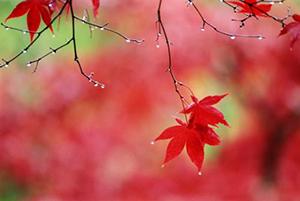
#> input picture task/test.jpg, 300 x 201 px
$ python 'Mask(CannyAlgorithm).py'
#> lines starting #> are read from the running program, lines starting #| are printed output that depends on the picture
import cv2
import numpy as np

# 이미지 불러오기
img = cv2.imread('test.jpg')
#> img is the input picture: shape (201, 300, 3); mean B, G, R 79.6, 88.3, 189.8
# 이미지 복제
img_masked = np.copy(img)
img_canny = np.copy(cv2.cvtColor(img_masked,cv2.COLOR_BGR2GRAY))
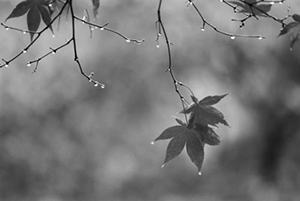
#> img_canny: shape (201, 300); min 0, max 255, mean 117.6
lowset = np.copy(img_canny)
highset = np.copy(img_canny)

# Window name
windowName = 'Mask'
# Trackbar name 설정
MaskName = 'MaskType'
# Window name 설정
cv2.namedWindow(windowName,cv2.WINDOW_AUTOSIZE)
# 변수 초기화
maskType = 0
maskSize = 0
low_threshold = 0
high_threshold = 0
kernel = np.ones((maskSize*2+1,maskSize*2+1),'float64')
kernel = kernel.astype('float64')
#콜백함수
# [94 lines left out: functions mskcallback, sizecallback, lowthcallback, highthcallback, modifyImg, remakeMask, not called in this run]

# canny 생성함수
def canny():
    global img_canny
    global img_masked
    global img
    global low_threshold
    global high_threshold
    global maskSize
    img_canny = cv2.cvtColor(img, cv2.COLOR_BGR2GRAY)

    # 캐니 알고리즘 순서 : 노이즈 제거 -> 엣지검출 -> non-maximum 값 제거 -> double threadhold로 크기 구분 -> 엣지연결
    # 노이즈 제거~
    # 가우시안 필터 적용
    img_canny = cv2.GaussianBlur(img_canny,(maskSize*2+1,maskSize*2+1),0)
    cv2.imshow('step1',img_canny)
    # ~ 노이즈 제거

    # 엣지 검출 ~
    # 수직,수평 방향 검출 sobel mask 생성
    xsobel = np.array([[-1, 0, 1],
                       [-2, 0, 2],
                       [-1, 0, 1]])
    ysobel = np.array([[-1,-2,-1],
                       [0,0,0],
                       [1,2,1]])
    img_xsobel = cv2.filter2D(img_canny,-1,xsobel)
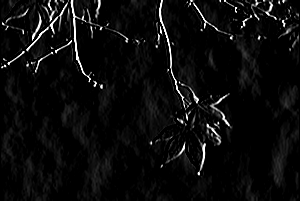
#> img_xsobel: shape (201, 300); min 0, max 255, mean 11.8
    img_ysobel = cv2.filter2D(img_canny,-1,ysobel)
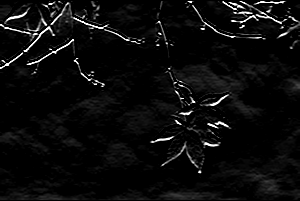
#> img_ysobel: shape (201, 300); min 0, max 255, mean 11.7
    # maginutude
    img_canny = np.abs(img_xsobel)+np.abs(img_ysobel)
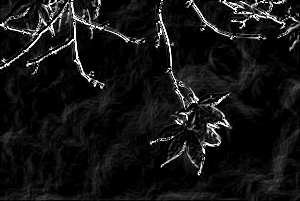
#> img_canny: shape (201, 300); min 0, max 255, mean 20.3
    cv2.imshow('step2', img_canny)
    # ~ 엣지검출

    # non-maximum ~
    temp = np.zeros(img_canny.shape)
    for x in range(0,img_canny.shape[1]-1):
        for y in range(0,img_canny.shape[0]-1):
            for i in range(0,4):
                flag = False
                # 0,45,90,135 각도에 따른 non-maximum검출
                if(i == 0):
                    temp2 = np.array([img_canny[y][x-1],img_canny[y][x],img_canny[y][x+1]])
                    if img_canny[y][x] >= np.amax(temp2):
                        temp[y][x] = img_canny[y][x]
                        flag = True
                        break
                elif(i==1):
                    temp2 = np.array([img_canny[y-1][x - 1], img_canny[y][x], img_canny[y+1][x + 1]])
                    if img_canny[y][x] >= np.amax(temp2):
                        temp[y][x] = img_canny[y][x]
                        flag = True
                        break
                elif(i==2):
                    temp2 = np.array([img_canny[y+1][x - 1], img_canny[y][x], img_canny[y-1][x + 1]])
                    if img_canny[y][x] >= np.amax(temp2):
                        temp[y][x] = img_canny[y][x]
                        flag = True
                        break
                elif(i==3):
                    temp2 = np.array([img_canny[y-1][x], img_canny[y][x], img_canny[y+1][x]])
                    if img_canny[y][x] >= np.amax(temp2):
                        temp[y][x] = img_canny[y][x]
                        flag = True
                        break;
            # 최고가 아닐 경우 0값 대입
            if flag == False:
                temp[y][x] = 0
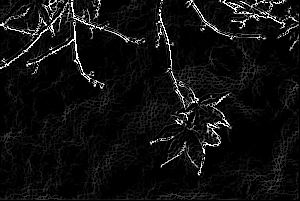
#> temp: shape (201, 300) float64; min 0, max 255, mean 15.4
    img_canny = temp.astype('uint8')
    cv2.imshow('step3', img_canny)
    # ~ non-maximum
    thresholdset()

def thresholdset():
    global img_canny
    global img_masked
    global img
    global loset
    global highset
    global low_threashold
    global high_threshold
    # double threadhold ~
    temp = np.copy(img_canny).flatten()
    temp2 = np.ones(img_canny.shape).flatten()*255
    lowset = np.where(temp>low_threshold,temp,0)
    highset = np.where(temp>high_threshold,temp2,0)
    lowset = lowset.reshape(img_canny.shape)
    highset = highset.reshape(img_canny.shape)
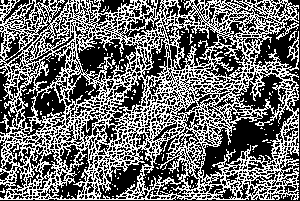
#> highset: shape (201, 300) float64; 42.5% white in thin lines or dots

    cv2.imshow('lowset', lowset)
    cv2.imshow('highset', highset)
    # ~ double threadhold

    # 엣지 연결 ~
    for x in range(0, img_canny.shape[1] - 1):
        for y in range(0, img_canny.shape[0] - 1):
            if lowset[y][x] != 0:
                temp = np.array([[highset[y - 1][x - 1], highset[y - 1][x], highset[y - 1][x + 1]],
                                  [highset[y][x - 1], highset[y][x], highset[y][x + 1]],
                                  [highset[y + 1][x - 1], highset[y + 1][x], highset[y + 1][x + 1]]])
                if np.amax(temp)>0:
                    highset[y][x] = 255
    img_masked = np.copy(highset)
    # ~ 엣지 연결

# set trackbar
cv2.createTrackbar(MaskName,'Mask',0,3,mskcallback)
cv2.createTrackbar('Size','Mask',0,10,sizecallback)
cv2.createTrackbar('Low_th','Mask',0,100,lowthcallback)
cv2.createTrackbar('High_th','Mask',0,100,highthcallback)
canny()
# imshow
cv2.imshow('Mask',img)
#캐니 함수 실행하여 highset,lowset저장


# esc입력 시 break
while(1):
    if cv2.waitKey(0) & 0xFF == 27:
#> (key Esc is pressed here)
        break
# 종료
cv2.destroyAllWindows()
